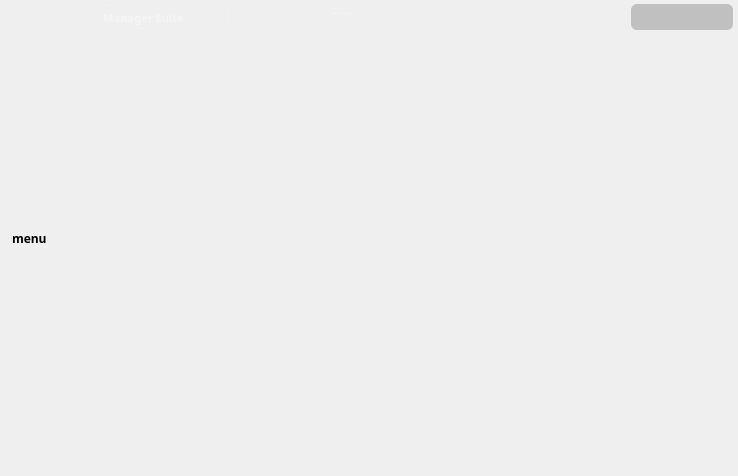
<?xml version="1.0" encoding="UTF-8"?>
<ui version="4.0">
 <class>MainWindow</class>
 <widget class="QMainWindow" name="MainWindow">
  <property name="enabled">
   <bool>true</bool>
  </property>
  <property name="geometry">
   <rect>
    <x>0</x>
    <y>0</y>
    <width>738</width>
    <height>476</height>
   </rect>
  </property>
  <property name="windowTitle">
   <string>MainWindow</string>
  </property>
  <property name="windowIcon">
   <iconset resource="WindowHandler/WindowHandler.qrc">
    <normaloff>:/icons/logo_main_icon.ico</normaloff>:/icons/logo_main_icon.ico</iconset>
  </property>
  <property name="autoFillBackground">
   <bool>false</bool>
  </property>
  <property name="styleSheet">
   <string notr="true">QMainWindow{ 
	border-image: url(&quot;:/icons/placeholder_background.png&quot;) 0 0 0 0 stretch stretch;
}

QLabel{
	background-color: qlineargradient(spread: pad, 
	x1:0, y1:0,
	x2:0, y2:1.1, 
	stop:0 rgba(20, 20, 20, 180), 
	stop:1 rgba(0, 0, 0, 20)
	);
	border: 9px solid rgba(0,0,0,0);
	border-radius: 10px;
}

BurgerMenu  {
 border: 9px solid rgba(0,0,0,0); 
 border-radius: 10px;
 background-color: qlineargradient(spread: pad, 
	x1:0, y1:0,
	x2:0, y2:1.1, 
	stop:0 rgba(20, 20, 20, 180), 
	stop:1 rgba(0, 0, 0, 20)
	);
}


#BurgerButton:hover         {
 background-image: url(:/icons/icon-hover.png);
}

#BurgerButton:pressed       {
 background-image: url(:/icons/icon-highlight.png); 
}

#BurgerButton:checked       { 
background-image: url(:/icons/icon-highlight.png);
 }

#BurgerButton:checked:hover {
 background-image: url(:/icons/icon-highlight.png);
}


#MainBurgerButton:hover     {
 background-image: url(:/icons/icon-hover.png);  
 }


QPushButton {
background-color: rgba(0,0,0,0);
border-radius: 40px;
border-color: white;
border: 0px solid grey;
}
</string>
  </property>
  <widget class="QWidget" name="frame">
   <property name="minimumSize">
    <size>
     <width>350</width>
     <height>0</height>
    </size>
   </property>
   <property name="styleSheet">
    <string notr="true"/>
   </property>
   <layout class="QGridLayout" name="gridLayout">
    <property name="leftMargin">
     <number>0</number>
    </property>
    <property name="topMargin">
     <number>0</number>
    </property>
    <property name="rightMargin">
     <number>0</number>
    </property>
    <property name="bottomMargin">
     <number>0</number>
    </property>
    <property name="spacing">
     <number>0</number>
    </property>
    <item row="0" column="0">
     <widget class="QFrame" name="centralwidget">
      <property name="minimumSize">
       <size>
        <width>350</width>
        <height>0</height>
       </size>
      </property>
      <property name="frameShape">
       <enum>QFrame::NoFrame</enum>
      </property>
      <property name="frameShadow">
       <enum>QFrame::Plain</enum>
      </property>
      <property name="lineWidth">
       <number>0</number>
      </property>
      <layout class="QGridLayout" name="gridLayout_2">
       <property name="leftMargin">
        <number>0</number>
       </property>
       <property name="topMargin">
        <number>0</number>
       </property>
       <property name="rightMargin">
        <number>0</number>
       </property>
       <property name="bottomMargin">
        <number>0</number>
       </property>
       <property name="spacing">
        <number>0</number>
       </property>
       <item row="0" column="0" rowspan="2">
        <widget class="QLabel" name="SideBarDummy">
         <property name="minimumSize">
          <size>
           <width>68</width>
           <height>48</height>
          </size>
         </property>
         <property name="maximumSize">
          <size>
           <width>68</width>
           <height>16000000</height>
          </size>
         </property>
         <property name="font">
          <font>
           <family>Segoe UI Variable Display Semib</family>
           <weight>75</weight>
           <bold>true</bold>
          </font>
         </property>
         <property name="styleSheet">
          <string notr="true"/>
         </property>
         <property name="text">
          <string>menu</string>
         </property>
        </widget>
       </item>
       <item row="0" column="1">
        <widget class="QWidget" name="Toolbar" native="true">
         <property name="maximumSize">
          <size>
           <width>16777215</width>
           <height>30</height>
          </size>
         </property>
         <property name="styleSheet">
          <string notr="true">QWidget{
	background-color: rgba(34, 35, 36,0);
}

QPushButton{
	border-color: rgb(70, 70, 70);
	background-color:  rgba(45, 45, 45,0);
	border: 2px;
	border-radius: 3px;
	border-image: url();
}

QPushButton::hover{
	background-color:  rgb(58, 58, 58);
}</string>
         </property>
         <layout class="QHBoxLayout" name="horizontalLayout">
          <property name="spacing">
           <number>0</number>
          </property>
          <property name="leftMargin">
           <number>0</number>
          </property>
          <property name="topMargin">
           <number>4</number>
          </property>
          <property name="rightMargin">
           <number>5</number>
          </property>
          <property name="bottomMargin">
           <number>0</number>
          </property>
          <item>
           <widget class="QFrame" name="IconFrame">
            <property name="minimumSize">
             <size>
              <width>30</width>
              <height>27</height>
             </size>
            </property>
            <property name="maximumSize">
             <size>
              <width>30</width>
              <height>37</height>
             </size>
            </property>
            <property name="styleSheet">
             <string notr="true">QFrame{
	border-radius: 7px;
}
QTextEdit{
	color: white;
	background-color: rgba(0, 0, 0,0);
}
QLabel{
	color: white;
	background-color: qlineargradient(spread: pad, 
	x1:1.5, y1:0,
	x2:0, y2:0, 
	stop:0 rgba(20, 20, 20, 160), 
	stop:1 rgba(0, 0, 0, 80)
	);
}</string>
            </property>
            <property name="frameShape">
             <enum>QFrame::StyledPanel</enum>
            </property>
            <property name="frameShadow">
             <enum>QFrame::Raised</enum>
            </property>
            <layout class="QHBoxLayout" name="horizontalLayout_8">
             <property name="spacing">
              <number>1</number>
             </property>
             <property name="leftMargin">
              <number>2</number>
             </property>
             <property name="topMargin">
              <number>0</number>
             </property>
             <property name="rightMargin">
              <number>0</number>
             </property>
             <property name="bottomMargin">
              <number>0</number>
             </property>
             <item>
              <widget class="QLabel" name="AppIcon_3">
               <property name="minimumSize">
                <size>
                 <width>20</width>
                 <height>19</height>
                </size>
               </property>
               <property name="maximumSize">
                <size>
                 <width>20</width>
                 <height>20</height>
                </size>
               </property>
               <property name="styleSheet">
                <string notr="true">QLabel{
	border: 0px solid white;
	
}</string>
               </property>
               <property name="text">
                <string/>
               </property>
               <property name="pixmap">
                <pixmap resource="WindowHandler/WindowHandler.qrc">:/icons/logo_main_icon.png</pixmap>
               </property>
               <property name="scaledContents">
                <bool>true</bool>
               </property>
               <property name="wordWrap">
                <bool>false</bool>
               </property>
              </widget>
             </item>
            </layout>
           </widget>
          </item>
          <item>
           <widget class="QFrame" name="leftAppFrame">
            <property name="sizePolicy">
             <sizepolicy hsizetype="Fixed" vsizetype="Fixed">
              <horstretch>0</horstretch>
              <verstretch>0</verstretch>
             </sizepolicy>
            </property>
            <property name="minimumSize">
             <size>
              <width>90</width>
              <height>24</height>
             </size>
            </property>
            <property name="maximumSize">
             <size>
              <width>90</width>
              <height>24</height>
             </size>
            </property>
            <property name="styleSheet">
             <string notr="true">QFrame{
	color: white;
	background-color: qlineargradient(spread: pad, 
	x1:1.5, y1:0,
	x2:0, y2:0, 
	stop:0 rgba(20, 20, 20, 160), 
	stop:1 rgba(0, 0, 0, 80)
	);
	border: 1px solid rgba(255, 255, 255,30);
	border-radius: 7px;
	margin: 0px;
	border-right: 0px;
	border-top-right-radius: 0px;
	border-bottom-right-radius: 0px;
}

QLabel{
	color: rgba(255, 255, 255,100);
	border: 0px;
	background-color: rgba(0, 0, 0,0);
}</string>
            </property>
            <property name="frameShape">
             <enum>QFrame::StyledPanel</enum>
            </property>
            <property name="frameShadow">
             <enum>QFrame::Raised</enum>
            </property>
            <layout class="QHBoxLayout" name="horizontalLayout_5">
             <property name="spacing">
              <number>1</number>
             </property>
             <property name="leftMargin">
              <number>0</number>
             </property>
             <property name="topMargin">
              <number>2</number>
             </property>
             <property name="rightMargin">
              <number>0</number>
             </property>
             <property name="bottomMargin">
              <number>0</number>
             </property>
             <item>
              <widget class="QLabel" name="WindowTitle">
               <property name="minimumSize">
                <size>
                 <width>0</width>
                 <height>0</height>
                </size>
               </property>
               <property name="maximumSize">
                <size>
                 <width>81</width>
                 <height>16777215</height>
                </size>
               </property>
               <property name="font">
                <font>
                 <family>Segoe UI Semibold</family>
                 <pointsize>8</pointsize>
                 <weight>75</weight>
                 <bold>true</bold>
                </font>
               </property>
               <property name="styleSheet">
                <string notr="true"/>
               </property>
               <property name="lineWidth">
                <number>3</number>
               </property>
               <property name="text">
                <string>Manager Suite</string>
               </property>
               <property name="scaledContents">
                <bool>false</bool>
               </property>
               <property name="alignment">
                <set>Qt::AlignHCenter|Qt::AlignTop</set>
               </property>
               <property name="margin">
                <number>0</number>
               </property>
               <property name="indent">
                <number>2</number>
               </property>
              </widget>
             </item>
            </layout>
           </widget>
          </item>
          <item>
           <widget class="QFrame" name="rightAppFrame">
            <property name="sizePolicy">
             <sizepolicy hsizetype="Fixed" vsizetype="Fixed">
              <horstretch>0</horstretch>
              <verstretch>0</verstretch>
             </sizepolicy>
            </property>
            <property name="minimumSize">
             <size>
              <width>41</width>
              <height>24</height>
             </size>
            </property>
            <property name="maximumSize">
             <size>
              <width>41</width>
              <height>24</height>
             </size>
            </property>
            <property name="styleSheet">
             <string notr="true">QFrame{
	color: white;
	background-color: qlineargradient(spread: pad, 
	x1:1.5, y1:0,
	x2:0, y2:0, 
	stop:0 rgba(20, 20, 20, 160), 
	stop:1 rgba(0, 0, 0, 80)
	);
	border: 1px solid rgba(255, 255, 255,30);
	border-radius: 7px;
	margin: 0px;
	border-left: 0px;
	border-top-left-radius: 0px;
	border-bottom-left-radius: 0px;
}

QLabel{
	color: rgba(255, 255, 255,100);
	border: 0px;
	background-color: rgba(0, 0, 0,0);
}</string>
            </property>
            <property name="frameShape">
             <enum>QFrame::StyledPanel</enum>
            </property>
            <property name="frameShadow">
             <enum>QFrame::Raised</enum>
            </property>
            <layout class="QHBoxLayout" name="horizontalLayout_9">
             <property name="spacing">
              <number>1</number>
             </property>
             <property name="leftMargin">
              <number>0</number>
             </property>
             <property name="topMargin">
              <number>2</number>
             </property>
             <property name="rightMargin">
              <number>3</number>
             </property>
             <property name="bottomMargin">
              <number>1</number>
             </property>
             <item>
              <widget class="QPushButton" name="githubButton">
               <property name="sizePolicy">
                <sizepolicy hsizetype="Maximum" vsizetype="Maximum">
                 <horstretch>0</horstretch>
                 <verstretch>0</verstretch>
                </sizepolicy>
               </property>
               <property name="maximumSize">
                <size>
                 <width>16</width>
                 <height>16</height>
                </size>
               </property>
               <property name="styleSheet">
                <string notr="true">QPushButton{
	border-radius: 5px;
}</string>
               </property>
               <property name="text">
                <string/>
               </property>
               <property name="icon">
                <iconset resource="Widgets/BurgerMenu/burgermenu.qrc">
                 <normaloff>:/icons/icon_github.png</normaloff>:/icons/icon_github.png</iconset>
               </property>
               <property name="iconSize">
                <size>
                 <width>16</width>
                 <height>15</height>
                </size>
               </property>
              </widget>
             </item>
             <item>
              <widget class="QPushButton" name="kofiButton">
               <property name="sizePolicy">
                <sizepolicy hsizetype="Maximum" vsizetype="Maximum">
                 <horstretch>0</horstretch>
                 <verstretch>0</verstretch>
                </sizepolicy>
               </property>
               <property name="maximumSize">
                <size>
                 <width>16</width>
                 <height>16</height>
                </size>
               </property>
               <property name="mouseTracking">
                <bool>true</bool>
               </property>
               <property name="styleSheet">
                <string notr="true">QPushButton{
	border-radius: 5px;
}</string>
               </property>
               <property name="text">
                <string/>
               </property>
               <property name="icon">
                <iconset resource="Widgets/BurgerMenu/burgermenu.qrc">
                 <normaloff>:/icons/icon_kofi.png</normaloff>:/icons/icon_kofi.png</iconset>
               </property>
               <property name="iconSize">
                <size>
                 <width>16</width>
                 <height>16</height>
                </size>
               </property>
              </widget>
             </item>
            </layout>
           </widget>
          </item>
          <item>
           <spacer name="Spacer">
            <property name="orientation">
             <enum>Qt::Horizontal</enum>
            </property>
            <property name="sizeHint" stdset="0">
             <size>
              <width>360</width>
              <height>20</height>
             </size>
            </property>
           </spacer>
          </item>
          <item>
           <widget class="QLabel" name="BuildLabel">
            <property name="minimumSize">
             <size>
              <width>0</width>
              <height>0</height>
             </size>
            </property>
            <property name="maximumSize">
             <size>
              <width>16777215</width>
              <height>60</height>
             </size>
            </property>
            <property name="font">
             <font>
              <family>Nirmala UI</family>
              <pointsize>7</pointsize>
              <weight>50</weight>
              <bold>false</bold>
             </font>
            </property>
            <property name="styleSheet">
             <string notr="true">QLabel{
	color: rgba(255,255,255,140);
	padding-bottom: 7px;
}</string>
            </property>
            <property name="text">
             <string>Build v1.0.0.1a</string>
            </property>
            <property name="margin">
             <number>9</number>
            </property>
           </widget>
          </item>
          <item>
           <spacer name="horizontalSpacer">
            <property name="orientation">
             <enum>Qt::Horizontal</enum>
            </property>
            <property name="sizeHint" stdset="0">
             <size>
              <width>495</width>
              <height>20</height>
             </size>
            </property>
           </spacer>
          </item>
          <item>
           <widget class="QFrame" name="frame_2">
            <property name="styleSheet">
             <string notr="true">QFrame{
	border-radius: 6px;
	background-color: rgba(0,0,0,50);
}</string>
            </property>
            <property name="frameShape">
             <enum>QFrame::NoFrame</enum>
            </property>
            <property name="frameShadow">
             <enum>QFrame::Plain</enum>
            </property>
            <property name="lineWidth">
             <number>0</number>
            </property>
            <layout class="QHBoxLayout" name="horizontalLayout_3">
             <property name="spacing">
              <number>0</number>
             </property>
             <property name="leftMargin">
              <number>3</number>
             </property>
             <property name="topMargin">
              <number>0</number>
             </property>
             <property name="rightMargin">
              <number>3</number>
             </property>
             <property name="bottomMargin">
              <number>0</number>
             </property>
             <item>
              <widget class="QPushButton" name="Minimize">
               <property name="minimumSize">
                <size>
                 <width>0</width>
                 <height>21</height>
                </size>
               </property>
               <property name="styleSheet">
                <string notr="true">QPushButton{
	image: url(:/icons/minimize.png);
}</string>
               </property>
               <property name="text">
                <string/>
               </property>
              </widget>
             </item>
             <item>
              <widget class="QPushButton" name="Maximize">
               <property name="minimumSize">
                <size>
                 <width>0</width>
                 <height>21</height>
                </size>
               </property>
               <property name="styleSheet">
                <string notr="true">QPushButton{
	image: url(:/icons/plus_checked.png);
}</string>
               </property>
               <property name="text">
                <string/>
               </property>
              </widget>
             </item>
             <item>
              <widget class="QPushButton" name="Close">
               <property name="minimumSize">
                <size>
                 <width>0</width>
                 <height>21</height>
                </size>
               </property>
               <property name="styleSheet">
                <string notr="true">QPushButton{
	image: url(:/icons/x.png);
	background-color: rgba(115, 40, 40,0);
}

QPushButton::hover{
	background-color: rgb(125, 45, 45)
}</string>
               </property>
               <property name="text">
                <string/>
               </property>
              </widget>
             </item>
            </layout>
           </widget>
          </item>
         </layout>
        </widget>
       </item>
       <item row="1" column="1">
        <widget class="QFrame" name="BodyDummy">
         <property name="maximumSize">
          <size>
           <width>16777215</width>
           <height>16777215</height>
          </size>
         </property>
         <property name="styleSheet">
          <string notr="true">QWidget{
	background-color: rgba(34, 35, 36,0);
}
</string>
         </property>
         <property name="frameShape">
          <enum>QFrame::NoFrame</enum>
         </property>
         <property name="frameShadow">
          <enum>QFrame::Raised</enum>
         </property>
         <property name="lineWidth">
          <number>0</number>
         </property>
         <layout class="QHBoxLayout" name="horizontalLayout_2"/>
        </widget>
       </item>
      </layout>
     </widget>
    </item>
   </layout>
  </widget>
 </widget>
 <resources>
  <include location="Widgets/BurgerMenu/burgermenu.qrc"/>
  <include location="WindowHandler/WindowHandler.qrc"/>
 </resources>
 <connections/>
</ui>
